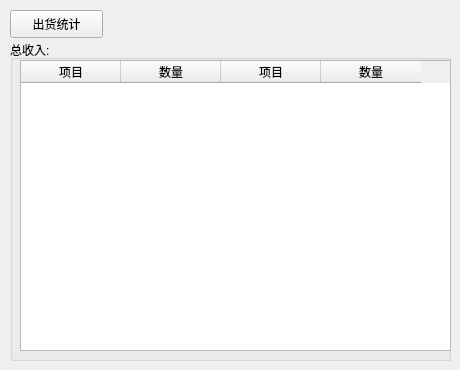
      <widget class="QWidget" name="tab_3">
       <attribute name="title">
        <string>统计</string>
       </attribute>
       <widget class="QGroupBox" name="groupBox_5">
        <property name="geometry">
         <rect>
          <x>10</x>
          <y>40</y>
          <width>441</width>
          <height>321</height>
         </rect>
        </property>
        <property name="title">
         <string>总收入:</string>
        </property>
        <widget class="QTableWidget" name="tb_count">
         <property name="geometry">
          <rect>
           <x>10</x>
           <y>20</y>
           <width>431</width>
           <height>291</height>
          </rect>
         </property>
         <column>
          <property name="text">
           <string>项目</string>
          </property>
         </column>
         <column>
          <property name="text">
           <string>数量</string>
          </property>
         </column>
         <column>
          <property name="text">
           <string>项目</string>
          </property>
         </column>
         <column>
          <property name="text">
           <string>数量</string>
          </property>
         </column>
        </widget>
       </widget>
       <widget class="QPushButton" name="bt_count_ship">
        <property name="geometry">
         <rect>
          <x>10</x>
          <y>10</y>
          <width>93</width>
          <height>28</height>
         </rect>
        </property>
        <property name="text">
         <string>出货统计</string>
        </property>
       </widget>
      </widget>
